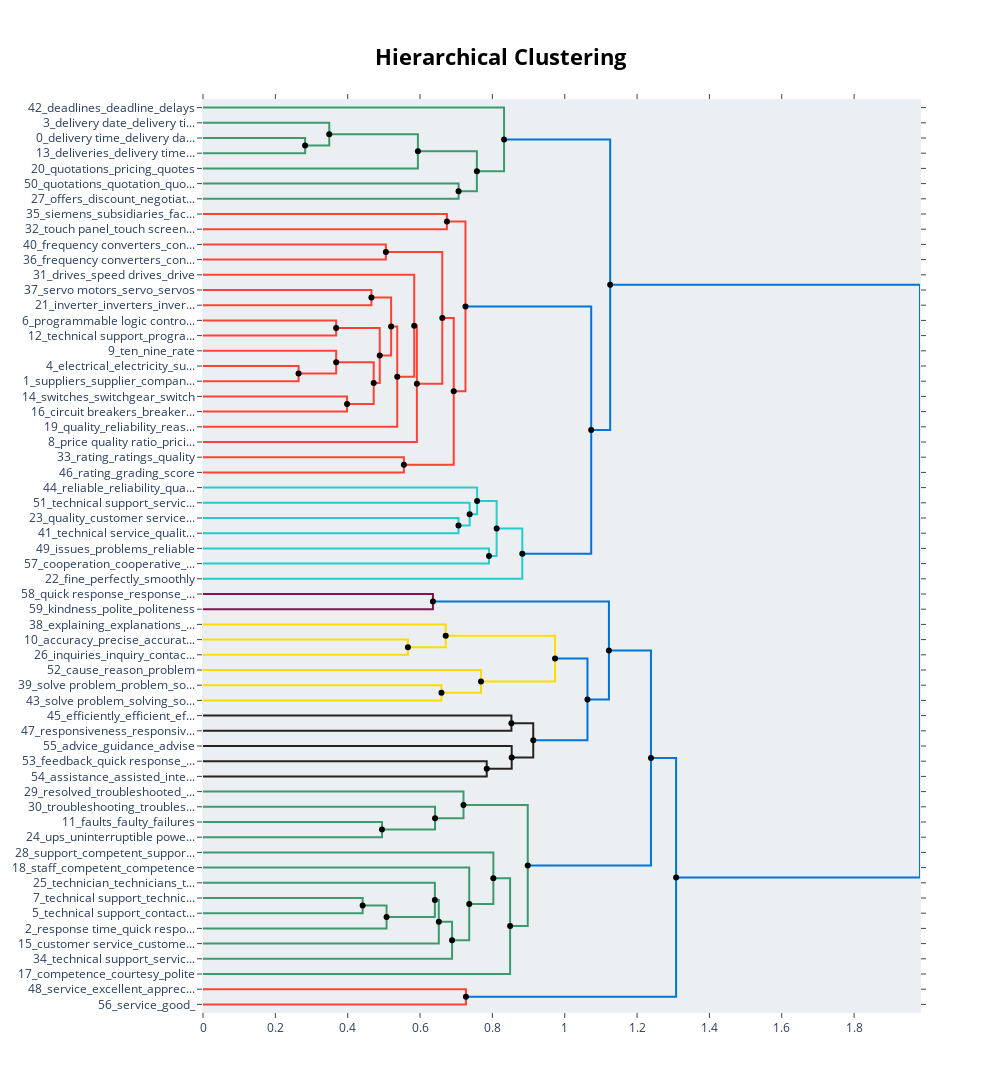

The cell this chart's notebook holds for it:
### Code cell
hierarchical_topics = topic_model.hierarchical_topics(docs)
topic_model.visualize_hierarchy(hierarchical_topics=hierarchical_topics)

### Figure 1 — Plotly figure (JSON) as saved in the notebook; plotly's stock layout.template omitted (floating-point values rounded to 4 significant figures)
{"data": [{"hoverinfo": "text", "marker": {"color": "rgb(61,153,112)"}, "mode": "lines", "text": ["delivery time_delivery date_deliveries_delivery_delays", "", "", "deliveries_delivery time_delays_delivering_delivery"], "type": "scatter", "x": [0, 0.2823, 0.2823, 0], "xaxis": "x", "y": [-25, -25, -35, -35], "yaxis": "y"}, {"hoverinfo": "text", "marker": {"color": "rgb(61,153,112)"}, "mode": "lines", "text": ["delivery date_delivery time_delivery_deliveries_delayed", "", "", "delivery time_deliveries_delays_delivery_shipments"], "type": "scatter", "x": [0, 0.349, 0.349, 0.2823], "xaxis": "x", "y": [-15, -15, -30, -30], "yaxis": "y"}, {"hoverinfo": "text", "marker": {"color": "rgb(61,153,112)"}, "mode": "lines", "text": ["deliveries_shipments_delivery time_delivery date_delivery", "", "", "quotations_pricing_quotes_invoices_quotation"], "type": "scatter", "x": [0.349, 0.5941, 0.5941, 0], "xaxis": "x", "y": [-22.5, -22.5, -45, -45], "yaxis": "y"}, {"hoverinfo": "text", "marker": {"color": "rgb(61,153,112)"}, "mode": "lines", "text": ["quotations_quotation_quotes_responded_quoted", "", "", "offers_discount_negotiation_offered_refunded"], "type": "scatter", "x": [0, 0.7065, 0.7065, 0], "xaxis": "x", "y": [-55, -55, -65, -65], "yaxis": "y"}, {"hoverinfo": "text", "marker": {"color": "rgb(61,153,112)"}, "mode": "lines", "text": ["delivery time_delivery date_deliveries_delays_delivery", "", "", "responded_inquiries_refunded_sr_response time"], "type": "scatter", "x": [0.5941, 0.7572, 0.7572, 0.7065], "xaxis": "x", "y": [-33.75, -33.75, -60, -60], "yaxis": "y"}, {"hoverinfo": "text", "marker": {"color": "rgb(61,153,112)"}, "mode": "lines", "text": ["deadlines_deadline_delays_delaying_scheduling", "", "", "delivery time_delivery date_deliveries_delivery_delays"], "type": "scatter", "x": [0, 0.8323, 0.8323, 0.7572], "xaxis": "x", "y": [-5, -5, -46.88, -46.88], "yaxis": "y"}, {"hoverinfo": "text", "marker": {"color": "rgb(255,65,54)"}, "mode": "lines", "text": ["siemens_subsidiaries_factories_supplier_manufacturer", "", "", "touch panel_touch screen_dell_gp4501_gp4000"], "type": "scatter", "x": [0, 0.6743, 0.6743, 0], "xaxis": "x", "y": [-75, -75, -85, -85], "yaxis": "y"}, {"hoverinfo": "text", "marker": {"color": "rgb(255,65,54)"}, "mode": "lines", "text": ["frequency converters_converters_technical support_electric_manufacturers", "", "", "frequency converters_converters_frequency_converter_60hz"], "type": "scatter", "x": [0, 0.5056, 0.5056, 0], "xaxis": "x", "y": [-95, -95, -105, -105], "yaxis": "y"}, {"hoverinfo": "text", "marker": {"color": "rgb(255,65,54)"}, "mode": "lines", "text": ["servo motors_servo_servos_discontinued_motors", "", "", "inverter_inverters_invertor_frequency inverters_converters"], "type": "scatter", "x": [0, 0.4656, 0.4656, 0], "xaxis": "x", "y": [-125, -125, -135, -135], "yaxis": "y"}, {"hoverinfo": "text", "marker": {"color": "rgb(255,65,54)"}, "mode": "lines", "text": ["programmable logic controller_controllers_touch panel_hardware_programmable", "", "", "technical support_programmable logic controller_automation_controllers_programmable"], "type": "scatter", "x": [0, 0.368, 0.368, 0], "xaxis": "x", "y": [-145, -145, -155, -155], "yaxis": "y"}, {"hoverinfo": "text", "marker": {"color": "rgb(255,65,54)"}, "mode": "lines", "text": ["electrical_electricity_supplier_electric_products", "", "", "suppliers_supplier_companies_technical support_company"], "type": "scatter", "x": [0, 0.2642, 0.2642, 0], "xaxis": "x", "y": [-175, -175, -185, -185], "yaxis": "y"}, {"hoverinfo": "text", "marker": {"color": "rgb(255,65,54)"}, "mode": "lines", "text": ["ten_nine_rate_quality_pricing", "", "", "suppliers_supplier_brands_partnership_brand"], "type": "scatter", "x": [0, 0.3681, 0.3681, 0.2642], "xaxis": "x", "y": [-165, -165, -180, -180], "yaxis": "y"}, {"hoverinfo": "text", "marker": {"color": "rgb(255,65,54)"}, "mode": "lines", "text": ["switches_switchgear_switch_switchgears_switchboard", "", "", "circuit breakers_breakers_breaker_electrical_iec"], "type": "scatter", "x": [0, 0.3983, 0.3983, 0], "xaxis": "x", "y": [-195, -195, -205, -205], "yaxis": "y"}, {"hoverinfo": "text", "marker": {"color": "rgb(255,65,54)"}, "mode": "lines", "text": ["suppliers_supplier_distributors_products_brands", "", "", "circuit breakers_breakers_breaker_fuses_fuse"], "type": "scatter", "x": [0.3681, 0.4719, 0.4719, 0.3983], "xaxis": "x", "y": [-172.5, -172.5, -200, -200], "yaxis": "y"}, {"hoverinfo": "text", "marker": {"color": "rgb(255,65,54)"}, "mode": "lines", "text": ["programmable logic controller_controllers_technical support_hardware_controls", "", "", "technical support_breakers_brands_electric_circuit breakers"], "type": "scatter", "x": [0.368, 0.4886, 0.4886, 0.4719], "xaxis": "x", "y": [-150, -150, -186.2, -186.2], "yaxis": "y"}, {"hoverinfo": "text", "marker": {"color": "rgb(255,65,54)"}, "mode": "lines", "text": ["servo motors_servo_inverters_servos_inverter", "", "", "technical support_programmable logic controller_siemens_equipment_products"], "type": "scatter", "x": [0.4656, 0.5201, 0.5201, 0.4886], "xaxis": "x", "y": [-130, -130, -168.1, -168.1], "yaxis": "y"}, {"hoverinfo": "text", "marker": {"color": "rgb(255,65,54)"}, "mode": "lines", "text": ["technical support_programmable logic controller_controllers_issues_supplier", "", "", "quality_reliability_reasons_discontinued_reliable"], "type": "scatter", "x": [0.5201, 0.537, 0.537, 0], "xaxis": "x", "y": [-149.1, -149.1, -215, -215], "yaxis": "y"}, {"hoverinfo": "text", "marker": {"color": "rgb(255,65,54)"}, "mode": "lines", "text": ["drives_speed drives_drive_troubleshooting_technical support", "", "", "technical support_siemens_automation_products_components"], "type": "scatter", "x": [0, 0.584, 0.584, 0.537], "xaxis": "x", "y": [-115, -115, -182.0, -182.0], "yaxis": "y"}, {"hoverinfo": "text", "marker": {"color": "rgb(255,65,54)"}, "mode": "lines", "text": ["programmable logic controller_automation_technical support_controllers_controller", "", "", "price quality ratio_pricing_affordable_prices_quality"], "type": "scatter", "x": [0.584, 0.5913, 0.5913, 0], "xaxis": "x", "y": [-148.5, -148.5, -225, -225], "yaxis": "y"}, {"hoverinfo": "text", "marker": {"color": "rgb(255,65,54)"}, "mode": "lines", "text": ["frequency converters_technical support_converters_converter_frequency", "", "", "technical support_automation_issues_switches_reliability"], "type": "scatter", "x": [0.5056, 0.6616, 0.6616, 0.5913], "xaxis": "x", "y": [-100, -100, -186.8, -186.8], "yaxis": "y"}, {"hoverinfo": "text", "marker": {"color": "rgb(255,65,54)"}, "mode": "lines", "text": ["rating_ratings_quality_reliability_rate", "", "", "rating_grading_score_evaluated_grade"], "type": "scatter", "x": [0, 0.5553, 0.5553, 0], "xaxis": "x", "y": [-235, -235, -245, -245], "yaxis": "y"}, {"hoverinfo": "text", "marker": {"color": "rgb(255,65,54)"}, "mode": "lines", "text": ["technical support_equipment_automation_programmable logic controller_reliability", "", "", "rating_rate_reliability_quality_score"], "type": "scatter", "x": [0.6616, 0.6931, 0.6931, 0.5553], "xaxis": "x", "y": [-143.4, -143.4, -240, -240], "yaxis": "y"}, {"hoverinfo": "text", "marker": {"color": "rgb(255,65,54)"}, "mode": "lines", "text": ["manufacturers_touch panel_siemens_manufacturer_compatibility", "", "", "programmable logic controller_programmable_technical support_automation_servo"], "type": "scatter", "x": [0.6743, 0.7256, 0.7256, 0.6931], "xaxis": "x", "y": [-80, -80, -191.7, -191.7], "yaxis": "y"}, {"hoverinfo": "text", "marker": {"color": "rgb(35,205,205)"}, "mode": "lines", "text": ["quality_customer service_services_satisfaction_reliability", "", "", "technical service_quality_materials_material_practicality"], "type": "scatter", "x": [0, 0.7063, 0.7063, 0], "xaxis": "x", "y": [-275, -275, -285, -285], "yaxis": "y"}, {"hoverinfo": "text", "marker": {"color": "rgb(35,205,205)"}, "mode": "lines", "text": ["technical support_service support_technical service_support_supports", "", "", "technical service_customer service_quality_services_service"], "type": "scatter", "x": [0, 0.7372, 0.7372, 0.7063], "xaxis": "x", "y": [-265, -265, -280, -280], "yaxis": "y"}, {"hoverinfo": "text", "marker": {"color": "rgb(35,205,205)"}, "mode": "lines", "text": ["reliable_reliability_quality_dependability_brand", "", "", "technical support_technical service_quality_service support_customer service"], "type": "scatter", "x": [0, 0.7578, 0.7578, 0.7372], "xaxis": "x", "y": [-255, -255, -272.5, -272.5], "yaxis": "y"}, {"hoverinfo": "text", "marker": {"color": "rgb(35,205,205)"}, "mode": "lines", "text": ["issues_problems_reliable_defect_customer support", "", "", "cooperation_cooperative_collaboration_collaborating_collaborations"], "type": "scatter", "x": [0, 0.7906, 0.7906, 0], "xaxis": "x", "y": [-295, -295, -305, -305], "yaxis": "y"}, {"hoverinfo": "text", "marker": {"color": "rgb(35,205,205)"}, "mode": "lines", "text": ["technical support_technical service_quality_customer service_reliability", "", "", "cooperation_cooperative_collaboration_collaborating_collaborations"], "type": "scatter", "x": [0.7578, 0.8118, 0.8118, 0.7906], "xaxis": "x", "y": [-263.8, -263.8, -300, -300], "yaxis": "y"}, {"hoverinfo": "text", "marker": {"color": "rgb(35,205,205)"}, "mode": "lines", "text": ["technical support_technical service_customer service_availability_reliable", "", "", "fine_perfectly_smoothly_usual_everything"], "type": "scatter", "x": [0.8118, 0.8827, 0.8827, 0], "xaxis": "x", "y": [-281.9, -281.9, -315, -315], "yaxis": "y"}, {"hoverinfo": "text", "marker": {"color": "rgb(0,116,217)"}, "mode": "lines", "text": ["technical support_programmable logic controller_equipment_controller_reliability", "", "", "technical support_technical service_reliability_customer service_quality"], "type": "scatter", "x": [0.7256, 1.073, 1.073, 0.8827], "xaxis": "x", "y": [-135.8, -135.8, -298.4, -298.4], "yaxis": "y"}, {"hoverinfo": "text", "marker": {"color": "rgb(0,116,217)"}, "mode": "lines", "text": ["delivery date_delivery time_deliveries_delivery_deliver", "", "", "technical support_reliability_equipment_reliable_siemens"], "type": "scatter", "x": [0.8323, 1.126, 1.126, 1.073], "xaxis": "x", "y": [-25.94, -25.94, -217.1, -217.1], "yaxis": "y"}, {"hoverinfo": "text", "marker": {"color": "rgb(133,20,75)"}, "mode": "lines", "text": ["quick response_response_quick_reply_easy", "", "", "kindness_polite_politeness_helpful_appreciate"], "type": "scatter", "x": [0, 0.6357, 0.6357, 0], "xaxis": "x", "y": [-325, -325, -335, -335], "yaxis": "y"}, {"hoverinfo": "text", "marker": {"color": "rgb(255,220,0)"}, "mode": "lines", "text": ["accuracy_precise_accurately_answers_precision", "", "", "inquiries_inquiry_contacted_responded_polite"], "type": "scatter", "x": [0, 0.5666, 0.5666, 0], "xaxis": "x", "y": [-355, -355, -365, -365], "yaxis": "y"}, {"hoverinfo": "text", "marker": {"color": "rgb(255,220,0)"}, "mode": "lines", "text": ["explaining_explanations_explained_straightforward_polite", "", "", "answered_precise_accurately_answers_inquiry"], "type": "scatter", "x": [0, 0.671, 0.671, 0.5666], "xaxis": "x", "y": [-345, -345, -360, -360], "yaxis": "y"}, {"hoverinfo": "text", "marker": {"color": "rgb(255,220,0)"}, "mode": "lines", "text": ["solve problem_problem_solution_solutions_helped", "", "", "solve problem_solving_solve_quickly_efficiently"], "type": "scatter", "x": [0, 0.6592, 0.6592, 0], "xaxis": "x", "y": [-385, -385, -395, -395], "yaxis": "y"}, {"hoverinfo": "text", "marker": {"color": "rgb(255,220,0)"}, "mode": "lines", "text": ["cause_reason_problem_solve problem_explanation", "", "", "solve problem_solving_solve_solutions_problem"], "type": "scatter", "x": [0, 0.7685, 0.7685, 0.6592], "xaxis": "x", "y": [-375, -375, -390, -390], "yaxis": "y"}, {"hoverinfo": "text", "marker": {"color": "rgb(255,220,0)"}, "mode": "lines", "text": ["explained_explaining_polite_explanation_politely", "", "", "solve problem_solving_solutions_solve_problem"], "type": "scatter", "x": [0.671, 0.9733, 0.9733, 0.7685], "xaxis": "x", "y": [-352.5, -352.5, -382.5, -382.5], "yaxis": "y"}, {"hoverinfo": "text", "marker": {"color": "rgb(40,35,35)"}, "mode": "lines", "text": ["efficiently_efficient_efficiency_performance_quickly", "", "", "responsiveness_responsive_resolution_flexible_services"], "type": "scatter", "x": [0, 0.8526, 0.8526, 0], "xaxis": "x", "y": [-405, -405, -415, -415], "yaxis": "y"}, {"hoverinfo": "text", "marker": {"color": "rgb(40,35,35)"}, "mode": "lines", "text": ["feedback_quick response_helpful_respond_response", "", "", "assistance_assisted_intervention_immediate_providing"], "type": "scatter", "x": [0, 0.7844, 0.7844, 0], "xaxis": "x", "y": [-435, -435, -445, -445], "yaxis": "y"}, {"hoverinfo": "text", "marker": {"color": "rgb(40,35,35)"}, "mode": "lines", "text": ["advice_guidance_advise_competent_tips", "", "", "feedback_helpful_helpfulness_helped_satisfactory"], "type": "scatter", "x": [0, 0.8534, 0.8534, 0.7844], "xaxis": "x", "y": [-425, -425, -440, -440], "yaxis": "y"}, {"hoverinfo": "text", "marker": {"color": "rgb(40,35,35)"}, "mode": "lines", "text": ["responsiveness_responsively_responsive_effective_effectiveness", "", "", "advice_guidance_tips_feedback_assistance"], "type": "scatter", "x": [0.8526, 0.913, 0.913, 0.8534], "xaxis": "x", "y": [-410, -410, -432.5, -432.5], "yaxis": "y"}, {"hoverinfo": "text", "marker": {"color": "rgb(0,116,217)"}, "mode": "lines", "text": ["precise_answered_answers_accurately_response", "", "", "responsiveness_responsively_responsive_advice_effective"], "type": "scatter", "x": [0.9733, 1.063, 1.063, 0.913], "xaxis": "x", "y": [-367.5, -367.5, -421.2, -421.2], "yaxis": "y"}, {"hoverinfo": "text", "marker": {"color": "rgb(0,116,217)"}, "mode": "lines", "text": ["quick response_response_quick_reply_short", "", "", "answered_precise_accurately_polite_answers"], "type": "scatter", "x": [0.6357, 1.122, 1.122, 1.063], "xaxis": "x", "y": [-330, -330, -394.4, -394.4], "yaxis": "y"}, {"hoverinfo": "text", "marker": {"color": "rgb(61,153,112)"}, "mode": "lines", "text": ["faults_faulty_failures_complaint_defect", "", "", "ups_uninterruptible power supply_troubleshooting_power supply_upc"], "type": "scatter", "x": [0, 0.4948, 0.4948, 0], "xaxis": "x", "y": [-475, -475, -485, -485], "yaxis": "y"}, {"hoverinfo": "text", "marker": {"color": "rgb(61,153,112)"}, "mode": "lines", "text": ["troubleshooting_troubleshoot_resolved_issue_reset", "", "", "ups_uninterruptible power supply_apc_troubleshooting_reliability"], "type": "scatter", "x": [0, 0.6415, 0.6415, 0.4948], "xaxis": "x", "y": [-465, -465, -480, -480], "yaxis": "y"}, {"hoverinfo": "text", "marker": {"color": "rgb(61,153,112)"}, "mode": "lines", "text": ["resolved_troubleshooted_fixed_issue_solved", "", "", "ups_uninterruptible power supply_technical support_apc_troubleshooting"], "type": "scatter", "x": [0, 0.7202, 0.7202, 0.6415], "xaxis": "x", "y": [-455, -455, -472.5, -472.5], "yaxis": "y"}, {"hoverinfo": "text", "marker": {"color": "rgb(61,153,112)"}, "mode": "lines", "text": ["technical support_technician_technicians_technical_tech", "", "", "technical support_contact_call center_technician_telephone"], "type": "scatter", "x": [0, 0.4414, 0.4414, 0], "xaxis": "x", "y": [-525, -525, -535, -535], "yaxis": "y"}, {"hoverinfo": "text", "marker": {"color": "rgb(61,153,112)"}, "mode": "lines", "text": ["technical support_technician_technicians_technical_tech", "", "", "response time_quick response_responses_responding_quickness"], "type": "scatter", "x": [0.4414, 0.5074, 0.5074, 0], "xaxis": "x", "y": [-530, -530, -545, -545], "yaxis": "y"}, {"hoverinfo": "text", "marker": {"color": "rgb(61,153,112)"}, "mode": "lines", "text": ["technician_technicians_tech_techs_knowledgeable", "", "", "technical support_response time_call_telephone_call back"], "type": "scatter", "x": [0, 0.641, 0.641, 0.5074], "xaxis": "x", "y": [-515, -515, -537.5, -537.5], "yaxis": "y"}, {"hoverinfo": "text", "marker": {"color": "rgb(61,153,112)"}, "mode": "lines", "text": ["response time_technical support_telephone_call_call back", "", "", "customer service_customer support_service_customer_services"], "type": "scatter", "x": [0.641, 0.6519, 0.6519, 0], "xaxis": "x", "y": [-526.2, -526.2, -555, -555], "yaxis": "y"}, {"hoverinfo": "text", "marker": {"color": "rgb(61,153,112)"}, "mode": "lines", "text": ["technical support_response time_customer service_assistance_responses", "", "", "technical support_service support_support_technical_strengthened"], "type": "scatter", "x": [0.6519, 0.6885, 0.6885, 0], "xaxis": "x", "y": [-540.6, -540.6, -565, -565], "yaxis": "y"}, {"hoverinfo": "text", "marker": {"color": "rgb(61,153,112)"}, "mode": "lines", "text": ["staff_competent_competence_employee_employees", "", "", "response time_technical support_customer service_responses_inquiry"], "type": "scatter", "x": [0, 0.736, 0.736, 0.6885], "xaxis": "x", "y": [-505, -505, -552.8, -552.8], "yaxis": "y"}, {"hoverinfo": "text", "marker": {"color": "rgb(61,153,112)"}, "mode": "lines", "text": ["support_competent_supported_supporters_fast", "", "", "technical support_response time_customer service_technical_technician"], "type": "scatter", "x": [0, 0.8027, 0.8027, 0.736], "xaxis": "x", "y": [-495, -495, -528.9, -528.9], "yaxis": "y"}, {"hoverinfo": "text", "marker": {"color": "rgb(61,153,112)"}, "mode": "lines", "text": ["technical support_response time_customer service_technician_technicians", "", "", "competence_courtesy_polite_sincerity_satisfaction"], "type": "scatter", "x": [0.8027, 0.849, 0.849, 0], "xaxis": "x", "y": [-512.0, -512.0, -575, -575], "yaxis": "y"}, {"hoverinfo": "text", "marker": {"color": "rgb(61,153,112)"}, "mode": "lines", "text": ["ups_uninterruptible power supply_apc_warranty_technical support", "", "", "technical support_customer service_technical_assistance_prompt"], "type": "scatter", "x": [0.7202, 0.8978, 0.8978, 0.849], "xaxis": "x", "y": [-463.8, -463.8, -543.5, -543.5], "yaxis": "y"}, {"hoverinfo": "text", "marker": {"color": "rgb(0,116,217)"}, "mode": "lines", "text": ["quick response_explained_easy_explaining_quickly", "", "", "response time_ups_technical support_troubleshooting_customer service"], "type": "scatter", "x": [1.122, 1.238, 1.238, 0.8978], "xaxis": "x", "y": [-362.2, -362.2, -503.6, -503.6], "yaxis": "y"}, {"hoverinfo": "text", "marker": {"color": "rgb(255,65,54)"}, "mode": "lines", "text": ["service_excellent_appreciate_welcome_great", "", "", "service_good___"], "type": "scatter", "x": [0, 0.7269, 0.7269, 0], "xaxis": "x", "y": [-585, -585, -595, -595], "yaxis": "y"}, {"hoverinfo": "text", "marker": {"color": "rgb(0,116,217)"}, "mode": "lines", "text": ["ups_response time_technical support_battery_replacement", "", "", "service_excellent_appreciate_welcome_helpful"], "type": "scatter", "x": [1.238, 1.308, 1.308, 0.7269], "xaxis": "x", "y": [-432.9, -432.9, -590, -590], "yaxis": "y"}, {"hoverinfo": "text", "marker": {"color": "rgb(0,116,217)"}, "mode": "lines", "text": ["technical support_supplier_delays_deliveries_reliable", "", "", "response time_technical support_issue_ups_call back"], "type": "scatter", "x": [1.126, 1.982, 1.982, 1.308], "xaxis": "x", "y": [-121.5, -121.5, -511.5, -511.5], "yaxis": "y"}, {"hoverinfo": "text", "hovertext": ["deliveries_shipments_delivery time_delivery date_delivery", "delivery time_delivery date_deliveries_delays_delivery", "suppliers_supplier_distributors_products_brands", "programmable logic controller_controllers_technical support_hardware_controls", "servo motors_servo_inverters_servos_inverter", "technical support_programmable logic controller_controllers_issues_supplier", "programmable logic controller_automation_technical support_controllers_controller", "frequency converters_technical support_converters_converter_frequency", "technical support_equipment_automation_programmable logic controller_reliability", "manufacturers_touch panel_siemens_manufacturer_compatibility", "technical support_technical service_quality_customer service_reliability", "technical support_technical service_customer service_availability_reliable", "technical support_programmable logic controller_equipment_controller_reliability", "delivery date_delivery time_deliveries_delivery_deliver", "explained_explaining_polite_explanation_politely", "responsiveness_responsively_responsive_effective_effectiveness", "precise_answered_answers_accurately_response", "quick response_response_quick_reply_short", "technical support_technician_technicians_technical_tech", "response time_technical support_telephone_call_call back", "technical support_response time_customer service_assistance_responses", "technical support_response time_customer service_technician_technicians", "ups_uninterruptible power supply_apc_warranty_technical support", "quick response_explained_easy_explaining_quickly", "ups_response time_technical support_battery_replacement", "technical support_supplier_delays_deliveries_reliable"], "marker": {"color": "black"}, "mode": "markers", "showlegend": false, "type": "scatter", "x": [0.349, 0.5941, 0.3681, 0.368, 0.4656, 0.5201, 0.584, 0.5056, 0.6616, 0.6743, 0.7578, 0.8118, 0.7256, 0.8323, 0.671, 0.8526, 0.9733, 0.6357, 0.4414, 0.641, 0.6519, 0.8027, 0.7202, 1.122, 1.238, 1.126], "y": [-22.5, -33.75, -172.5, -150, -130, -149.1, -148.5, -100, -143.4, -80, -263.8, -281.9, -135.8, -25.94, -352.5, -410, -367.5, -330, -530, -526.2, -540.6, -512.0, -463.8, -362.2, -432.9, -121.5]}, {"hoverinfo": "text", "hovertext": ["delivery time_deliveries_delays_delivery_shipments", "responded_inquiries_refunded_sr_response time", "delivery time_delivery date_deliveries_delivery_delays", "suppliers_supplier_brands_partnership_brand", "circuit breakers_breakers_breaker_fuses_fuse", "technical support_breakers_brands_electric_circuit breakers", "technical support_programmable logic controller_siemens_equipment_products", "technical support_siemens_automation_products_components", "technical support_automation_issues_switches_reliability", "rating_rate_reliability_quality_score", "programmable logic controller_programmable_technical support_automation_servo", "technical service_customer service_quality_services_service", "technical support_technical service_quality_service support_customer service", "cooperation_cooperative_collaboration_collaborating_collaborations", "technical support_technical service_reliability_customer service_quality", "technical support_reliability_equipment_reliable_siemens", "answered_precise_accurately_answers_inquiry", "solve problem_solving_solve_solutions_problem", "solve problem_solving_solutions_solve_problem", "feedback_helpful_helpfulness_helped_satisfactory", "advice_guidance_tips_feedback_assistance", "responsiveness_responsively_responsive_advice_effective", "answered_precise_accurately_polite_answers", "ups_uninterruptible power supply_apc_troubleshooting_reliability", "ups_uninterruptible power supply_technical support_apc_troubleshooting", "technical support_response time_call_telephone_call back", "response time_technical support_customer service_responses_inquiry", "technical support_response time_customer service_technical_technician", "technical support_customer service_technical_assistance_prompt", "response time_ups_technical support_troubleshooting_customer service", "service_excellent_appreciate_welcome_helpful", "response time_technical support_issue_ups_call back"], "marker": {"color": "black"}, "mode": "markers", "showlegend": false, "type": "scatter", "x": [0.2823, 0.7065, 0.7572, 0.2642, 0.3983, 0.4719, 0.4886, 0.537, 0.5913, 0.5553, 0.6931, 0.7063, 0.7372, 0.7906, 0.8827, 1.073, 0.5666, 0.6592, 0.7685, 0.7844, 0.8534, 0.913, 1.063, 0.4948, 0.6415, 0.5074, 0.6885, 0.736, 0.849, 0.8978, 0.7269, 1.308], "y": [-30, -60, -46.88, -180, -200, -186.2, -168.1, -182.0, -186.8, -240, -191.7, -280, -272.5, -300, -298.4, -217.1, -360, -390, -382.5, -440, -432.5, -421.2, -394.4, -480, -472.5, -537.5, -552.8, -528.9, -543.5, -503.6, -590, -511.5]}], "layout": {"autosize": false, "height": 1100, "hoverlabel": {"bgcolor": "white", "font": {"family": "Rockwell", "size": 16}}, "hovermode": "closest", "plot_bgcolor": "#ECEFF1", "showlegend": false, "title": {"font": {"color": "Black", "size": 22}, "text": "<b>Hierarchical Clustering</b>", "x": 0.5, "xanchor": "center", "yanchor": "top"}, "width": 1000, "xaxis": {"mirror": "allticks", "rangemode": "tozero", "showgrid": false, "showline": true, "showticklabels": true, "ticks": "outside", "type": "linear", "zeroline": false}, "yaxis": {"mirror": "allticks", "range": [-600, 0], "rangemode": "tozero", "showgrid": false, "showline": true, "showticklabels": true, "tickmode": "array", "ticks": "outside", "ticktext": ["42_deadlines_deadline_delays", "3_delivery date_delivery ti...", "0_delivery time_delivery da...", "13_deliveries_delivery time...", "20_quotations_pricing_quotes", "50_quotations_quotation_quo...", "27_offers_discount_negotiat...", "35_siemens_subsidiaries_fac...", "32_touch panel_touch screen...", "40_frequency converters_con...", "36_frequency converters_con...", "31_drives_speed drives_drive", "37_servo motors_servo_servos", "21_inverter_inverters_inver...", "6_programmable logic contro...", "12_technical support_progra...", "9_ten_nine_rate", "4_electrical_electricity_su...", "1_suppliers_supplier_compan...", "14_switches_switchgear_switch", "16_circuit breakers_breaker...", "19_quality_reliability_reas...", "8_price quality ratio_prici...", "33_rating_ratings_quality", "46_rating_grading_score", "44_reliable_reliability_qua...", "51_technical support_servic...", "23_quality_customer service...", "41_technical service_qualit...", "49_issues_problems_reliable", "57_cooperation_cooperative_...", "22_fine_perfectly_smoothly", "58_quick response_response_...", "59_kindness_polite_politeness", "38_explaining_explanations_...", "10_accuracy_precise_accurat...", "26_inquiries_inquiry_contac...", "52_cause_reason_problem", "39_solve problem_problem_so...", "43_solve problem_solving_so...", "45_efficiently_efficient_ef...", "47_responsiveness_responsiv...", "55_advice_guidance_advise", "53_feedback_quick response_...", "54_assistance_assisted_inte...", "29_resolved_troubleshooted_...", "30_troubleshooting_troubles...", "11_faults_faulty_failures", "24_ups_uninterruptible powe...", "28_support_competent_suppor...", "18_staff_competent_competence", "25_technician_technicians_t...", "7_technical support_technic...", "5_technical support_contact...", "2_response time_quick respo...", "15_customer service_custome...", "34_technical support_servic...", "17_competence_courtesy_polite", "48_service_excellent_apprec...", "56_service_good_"], "tickvals": [-5, -15, -25, -35, -45, -55, -65, -75, -85, -95, -105, -115, -125, -135, -145, -155, -165, -175, -185, -195, -205, -215, -225, -235, -245, -255, -265, -275, -285, -295, -305, -315, -325, -335, -345, -355, -365, -375, -385, -395, -405, -415, -425, -435, -445, -455, -465, -475, -485, -495, -505, -515, -525, -535, -545, -555, -565, -575, -585, -595], "type": "linear", "zeroline": false}}}
